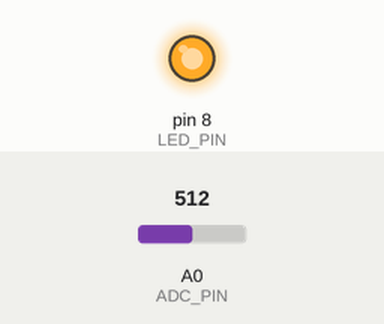
Recording of a sketch running on a simulated Arduino Uno, built with avr-gcc and run on an emulated ATmega328P. Parts: output pins drawn as LEDs (lit = HIGH). The inputs (shaded band) are chosen by the test bench; at power-on: A0 (ADC_PIN) = 512. What the sketch prints to the serial monitor is not drawn.

Above: at 1.2 s.
1.3 s: A0 (ADC_PIN) set to 585
2.8 s: A0 (ADC_PIN) set to 610
At 3.5 s:
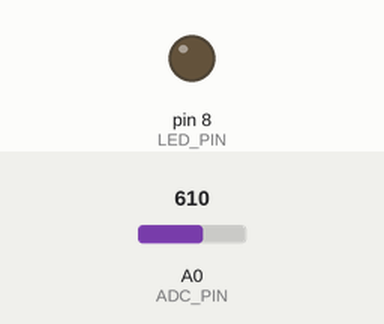
4.3 s: A0 (ADC_PIN) set to 590
At 5.4 s:
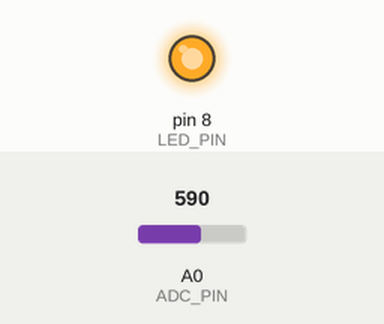
5.8 s: A0 (ADC_PIN) set to 716
At 6.9 s:
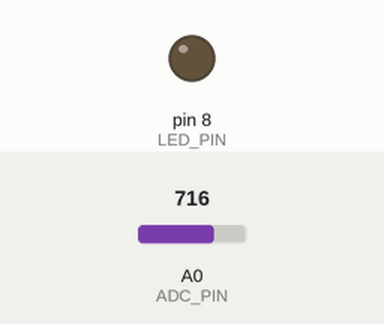
Timing chart, 0 to 8.3 s (numbered marks = the images above; inputs shaded):
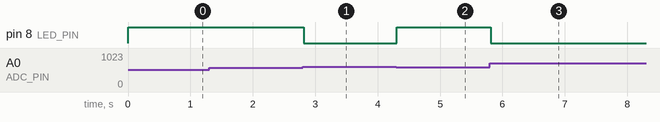

The sketch:

sketch_photoresistor_v2_with_led.ino
```cpp
#define ADC_PIN A0
#define PIN_PHOTO_SENSOR A0

#define LED_PIN 8

#define Sample_time  20 // in ms

// threshold is 600 (from experiment)
// lower means lighter
#define PHOTP_THRESHOLD 600


int val = 0;
void setup() {
  // put your setup code here, to run once:

  Serial.begin(115200); // скорость 115200

  pinMode(LED_PIN, OUTPUT); // установка LED_PIN-го контакта в режим вывода }

}

void loop() {


  val = analogRead(ADC_PIN);


  if ( val < PHOTP_THRESHOLD)
  {
    digitalWrite(LED_PIN, HIGH);
    Serial.write('2');

  }
  else
  {
    digitalWrite(LED_PIN, LOW);
    Serial.write('1');
  }


  delay(Sample_time);// delay in ms

  // put your main code here, to run repeatedly:

}
```

Measured:
- the behaviour switches between 599 and 600 on A0 (ADC_PIN) (found by bisection; images 0 and 1)
- after the input at 1.3 s, every drawn part: stays the same
- after the input at 2.8 s, pin 8 (LED_PIN): HIGH → LOW at once
- after the input at 4.3 s, pin 8 (LED_PIN): LOW → HIGH at once
- after the input at 5.8 s, pin 8 (LED_PIN): HIGH → LOW at once
